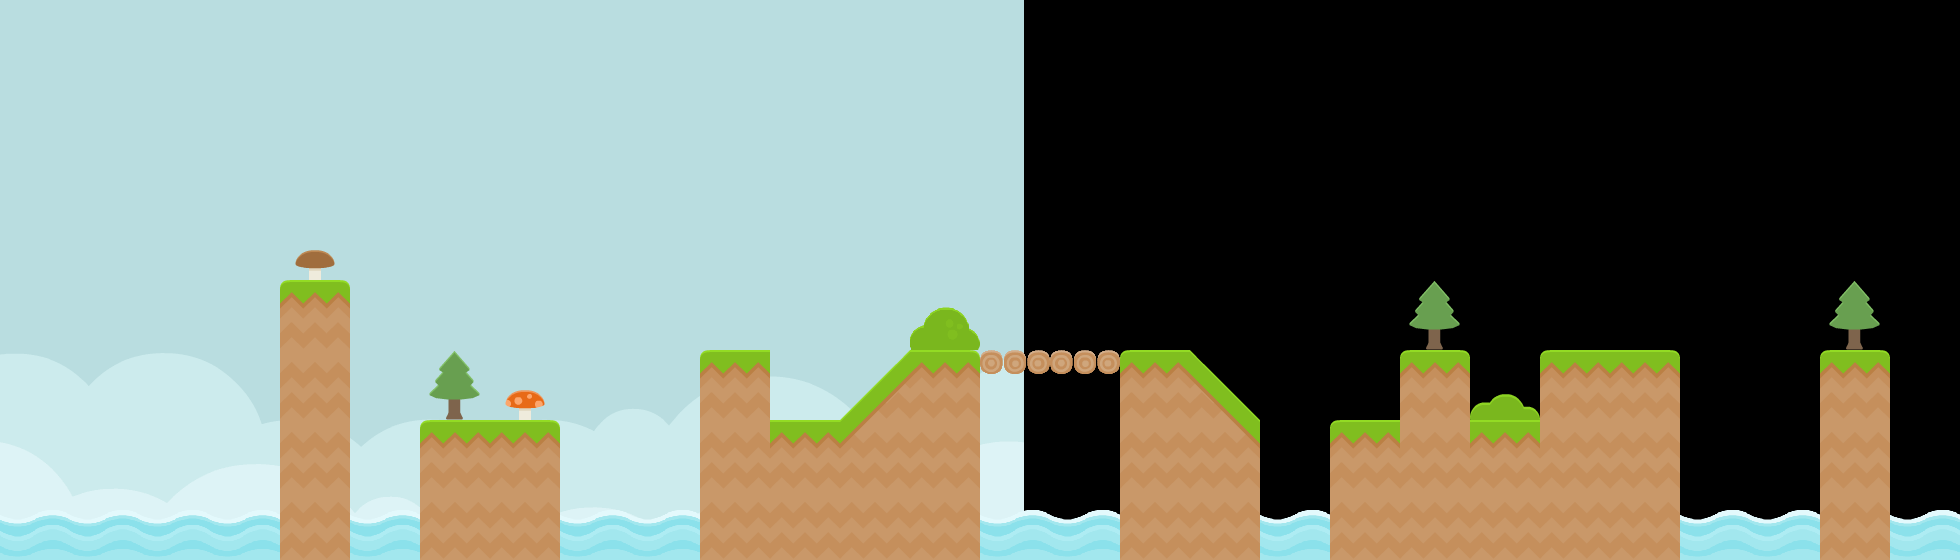

Below is a game level as drawn by its tile map, then a one-line description and the .tmx that defines it (tile-layer data replaced by summaries):
An orthogonal 28x8 tile map with 70x70 px tiles, 3 tile layers (tiles_background, tiles_terrain, tiles_foreground), 2 image layers and 17 objects (9x GRASS, 2x clickable, 2x effect_leafs, WOOD, start, ...).

<map version="1.0" orientation="orthogonal" renderorder="right-down" width="28" height="8" tilewidth="70" tileheight="70" nextobjectid="38">
 <properties>
  <property name="blocks" value="metal_square,metal_square_small_triangle_left,metal_1x2_triangle_left" />
  <property name="music" value="happy_level" />
 </properties>
 <tileset firstgid="1" name="tiles" tilewidth="70" tileheight="70" spacing="4" margin="2" tilecount="117">
  <image source="../../graphics/tiles.png" width="962" height="666" />
  <tile id="114">
   <animation>
    <frame tileid="114" duration="100" />
    <frame tileid="115" duration="100" />
    <frame tileid="116" duration="100" />
    <frame tileid="115" duration="100" />
   </animation>
  </tile>
 </tileset>
 <imagelayer name="background_b" x="1024" y="-300">
  <image source="../../graphics/backgrounds/blue_grass.png" />
 </imagelayer>
 <imagelayer name="background_a" y="-300">
  <image source="../../graphics/backgrounds/blue_grass.png" />
 </imagelayer>
 <layer name="tiles_background" width="30" height="8">
  <data>[240 cells, 5 non-empty, 3 distinct tile ids]</data>
 </layer>
 <layer name="tiles_terrain" width="30" height="8">
  <data>[240 cells, 56 non-empty, 11 distinct tile ids]</data>
 </layer>
 <layer name="tiles_foreground" width="30" height="8">
  <data>[240 cells, 2 non-empty, 2 distinct tile ids]</data>
 </layer>
 <objectgroup name="terrain">
  <object id="23" type="GRASS" x="280" y="280">
   <polygon points="0,0 70,0 70,280 0,280" />
  </object>
  <object id="25" type="GRASS" x="420" y="420">
   <polygon points="0,0 140,0 140,140 0,140" />
  </object>
  <object id="26" type="GRASS" x="700" y="350">
   <polygon points="0,0 70,0 70,210 0,210" />
  </object>
  <object id="27" type="GRASS" x="770" y="420">
   <polygon points="0,0 70,0 70,140 0,140" />
  </object>
  <object id="28" type="GRASS" x="840" y="420">
   <polygon points="0,0 70,-70 140,-70 140,140 0,140" />
  </object>
  <object id="29" type="WOOD" x="980" y="350">
   <polygon points="0,0 140,0 140,17.5 0,17.5" />
  </object>
  <object id="30" type="GRASS" x="1120" y="350">
   <polygon points="0,0 70,0 140,70 140,210 0,210" />
  </object>
  <object id="33" type="GRASS" x="1330" y="420">
   <polygon points="0,0 350,0 350,140 0,140" />
  </object>
  <object id="34" type="GRASS" x="1400" y="350">
   <polygon points="0,0 70,0 70,70 0,70" />
  </object>
  <object id="35" type="GRASS" x="1540" y="350">
   <polygon points="0,0 140,0 140,70 0,70" />
  </object>
 </objectgroup>
 <objectgroup name="entities">
  <object id="4" name="start" type="start" x="700" y="280" width="70" height="70" />
  <object id="5" name="target" type="target" x="1610" y="280" width="70" height="70" />
  <object id="36" type="clickable" x="297.5" y="245" width="35" height="35">
   <properties>
    <property name="effect" value="mushroom_brown" />
   </properties>
  </object>
  <object id="37" type="clickable" x="507.5" y="385" width="35" height="35">
   <properties>
    <property name="effect" value="mushroom_red" />
   </properties>
  </object>
 </objectgroup>
 <objectgroup name="background_effects">
  <object id="11" type="effect_clouds" x="630" y="0" width="1120" height="140" />
 </objectgroup>
 <objectgroup name="foreground_effects">
  <object id="10" type="effect_leafs" x="924" y="337" width="38" height="13" />
  <object id="17" type="effect_leafs" x="1486" y="405" width="38" height="13" />
 </objectgroup>
 <objectgroup name="npc" />
</map>
